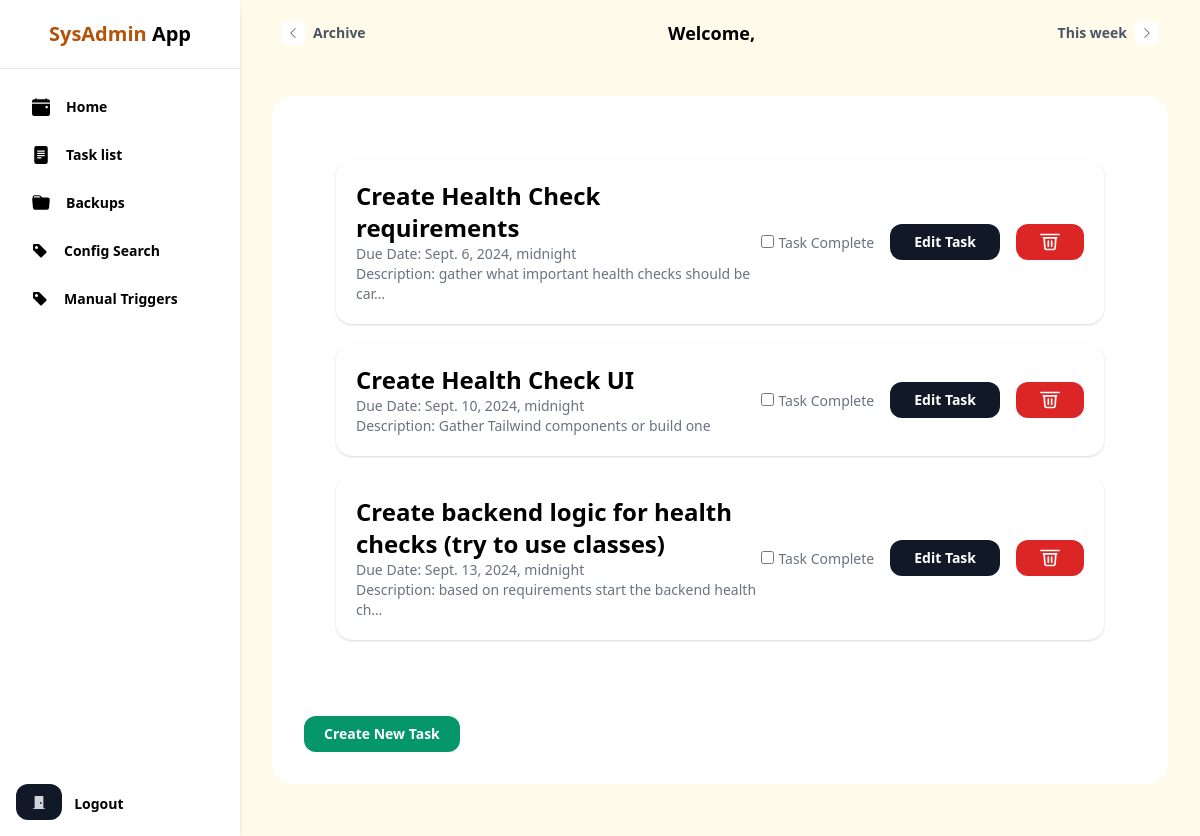
/dashboard/tasks, run on an earlier commit of the app's database.
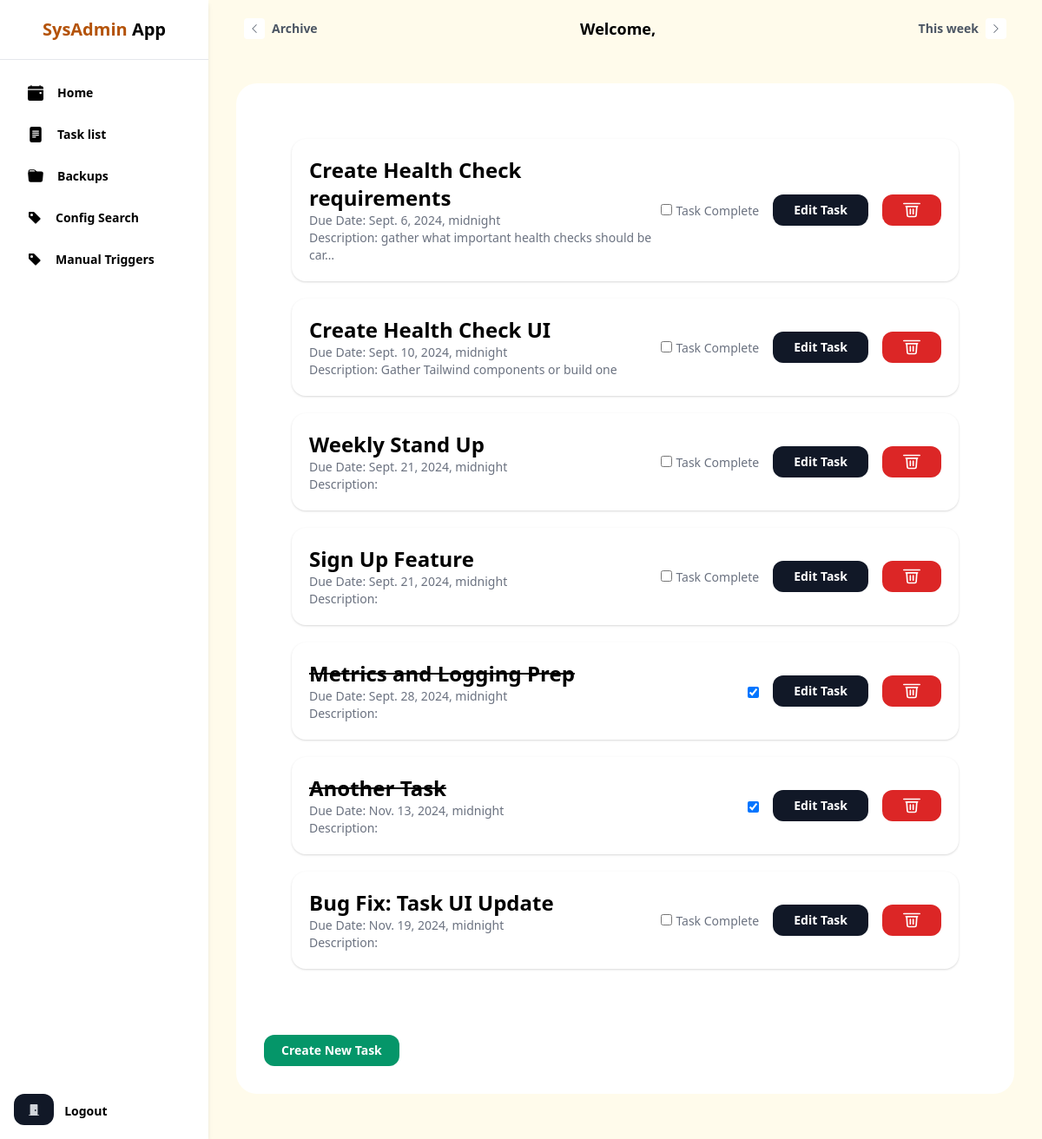
And on a later commit of the database.
### tasks/models.py (models this page shows, shortened)
class Task(models.Model):
    title = models.CharField(max_length=200)
    description = models.TextField()
    completed = models.BooleanField(default=False)
    due_date = models.DateTimeField(null=True, blank=True)
    created_at = models.DateTimeField(auto_now_add=True)
    updated_at = models.DateTimeField(auto_now=True)
    created_by = models.ForeignKey('auth.User', on_delete=models.CASCADE, default=1)

### tasks/views.py (the view)
# urls.py: path("dashboard/tasks", tasks_view, name="task_list"),
def tasks_view(request):
    tasks = Task.objects.all()
    return render(request, "tasks.html", {"tasks": tasks})

### dashboard/templatetags/custom_filters.py (called while the page is built)
@register.filter
def first_name_from_email(email):
    if email:
        first_part = email.split("@")[0].split(".")[0]
        return first_part.capitalize()
    return ""

### templates/tasks.html (shortened to what this page needs)
{% extends "base.html" %}
{% load static %}
{% block content %}
<div class="bg-white rounded-3xl p-8 mb-5" id="taskListContainer">
  {% for task in tasks %}
  <div
    class="task-container mb-5 p-5 bg-white shadow rounded-2xl flex flex-col md:flex-row items-start md:items-center justify-between"
    data-task-field="container"
    data-task-id="{{ task.id }}"
  >
    <div class="flex-1 mb-4 md:mb-0">
      {% if task.completed %}
      <h1
        class="text-xl md:text-2xl font-bold mb-2 md:mb-0"
        data-task-id="{{ task.id }}"
        data-task-field="title"
        style="text-decoration: line-through"
      >
        {{ task.title }}
      </h1>
      {% else %}
      <h1
        class="text-xl md:text-2xl font-bold mb-2 md:mb-0"
        data-task-id="{{ task.id }}"
        data-task-field="title"
      >
        {{ task.title }}
      </h1>
      {% endif %}
      <div class="text-gray-500 text-sm">
        Due Date: {{ task.due_date }}<br />
        Description: {{ task.description|truncatechars:50 }}
      </div>
    </div>
    <div class="flex items-center gap-4 mt-4 md:mt-0">
       {% if task.completed %}
       <input
          type="checkbox"
          checked="{{ task.completed }}"
          onclick="completeTask({{ task.id }})"
          class="shrink-0 mt-0.5 border-gray-200 rounded text-blue-600 focus:ring-blue-500 disabled:opacity-50 disabled:pointer-events-none dark:bg-neutral-800 dark:border-neutral-700 dark:checked:bg-blue-500 dark:checked:border-blue-500 dark:focus:ring-offset-gray-800"
          id="task-complete-{{ task.id }}"
          data-task-id="{{ task.id }}"
          data-complete="{{ task.completed|yesno:'True,False' }}"
        />
        {% else %}
      <form method="post">
        <input
          type="checkbox"
          onclick="completeTask({{ task.id }})"
          class="shrink-0 mt-0.5 border-gray-200 rounded text-blue-600 focus:ring-blue-500 disabled:opacity-50 disabled:pointer-events-none"
          id="task-complete-{{ task.id }}"
          data-task-id="{{ task.id }}"
          data-complete="{{ task.completed|yesno:'True,False' }}"
        />
        <label for="task-complete-{{ task.id }}" class="text-sm text-gray-500"
          >Task Complete</label
        >
      </form>
      {% endif %}
      <button
        type="button"
        id="editTaskButton"
        class="editTaskButton inline-flex items-center justify-center h-9 px-4 md:px-6 rounded-xl bg-gray-900 text-white text-sm font-semibold transition-all duration-200"
        data-task-id="{{ task.id }}"
      >
        Edit Task
      </button>
      <button
        type="button"
        id="deleteTaskButton"
        class="deleteTaskButton inline-flex items-center justify-center h-9 px-4 md:px-6 rounded-xl bg-red-600 text-white text-sm font-semibold transition-all duration-200"
        data-task-id="{{ task.id }}"
      >
        <svg
          xmlns="http://www.w3.org/2000/svg"
          class="h-5 w-5"
          fill="none"
          viewBox="0 0 24 24"
          stroke="currentColor"
        >
          <path
            stroke-linecap="round"
            stroke-linejoin="round"
            stroke-width="2"
            d="M19 7l-.867 12.142A2 2 0 0116.137 21H7.863a2 2 0 01-1.996-1.858L5 7m5 4v6m4-6v6M1 3h22M4 7h16"
          />
        </svg>
      </button>
    </div>
  </div>
  {% endfor %}
</div>
<div class="mt-6 text-center md:text-left">
  <button
    type="button"
    id="createTaskButton"
    class="inline-flex items-center justify-center h-9 px-5 rounded-xl bg-green-600 text-white hover:bg-green-700 text-sm font-semibold transition"
  >
    Create New Task
  </button>
</div>
{% endblock %}

What changed in the data, as far as the page shows it:
removed Task: title "Create backend logic for health checks (try to use classes)", due_date "Sept. 13, 2024, midnight", description "based on requirements start the backend health ch…"
added Task: title "Weekly Stand Up", due_date "Sept. 21, 2024, midnight"
added Task: title "Sign Up Feature", due_date "Sept. 21, 2024, midnight"
added Task: title "Metrics and Logging Prep", due_date "Sept. 28, 2024, midnight"
added Task: title "Another Task", due_date "Nov. 13, 2024, midnight"
added Task: title "Bug Fix: Task UI Update", due_date "Nov. 19, 2024, midnight"
